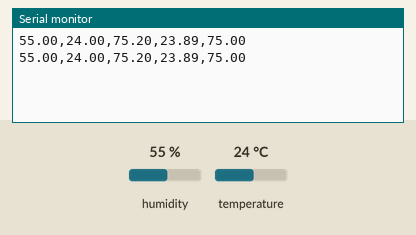
Bench run of a sketch on a simulated Arduino Uno, built with avr-gcc and run on an emulated ATmega328P. Shown: the last lines printed to the serial monitor. The test bench sets the inputs (shaded band); at power-on: humidity 55 %, temperature 24 °C.

Above: at 4.8 s.
4.9 s: humidity set to 22 %
At 7.3 s:
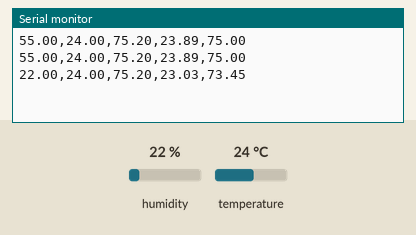
7.9 s: temperature set to 12 °C
At 8.6 s:
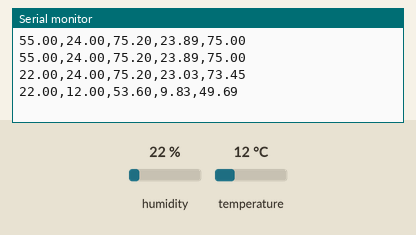
10.9 s: humidity set to 40 %
At 13.5 s:
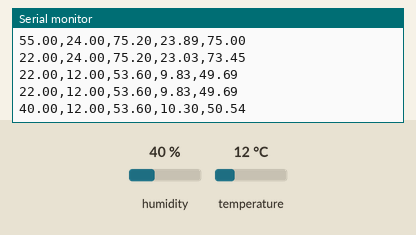
Timing chart, 0 to 15.0 s (numbered marks = the images above; inputs shaded):
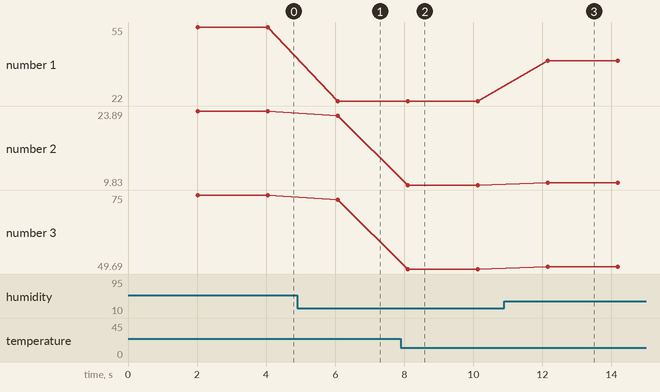

The sketch:

Humidity_sensor_test.ino
```cpp
// (licence header left out)
// REQUIRES the following Arduino libraries:
// - DHT Sensor Library: https://github.com/adafruit/DHT-sensor-library
// - Adafruit Unified Sensor Lib: https://github.com/adafruit/Adafruit_Sensor

#include "DHT.h"

#define DHTPIN 2     // Digital pin connected to the DHT sensor

#define DHTTYPE DHT11   // DHT 11

DHT dht(DHTPIN, DHTTYPE);

void setup() {
  Serial.begin(9600);
  //Serial.println(F("DHTxx test!"));

  dht.begin();
}

void loop() {
  // Wait a few seconds between measurements.
  delay(2000);

  // Reading temperature or humidity takes about 250 milliseconds!
  // Sensor readings may also be up to 2 seconds 'old' (its a very slow sensor)
  float h = dht.readHumidity();
  // Read temperature as Celsius (the default)
  float t = dht.readTemperature();
  // Read temperature as Fahrenheit (isFahrenheit = true)
  float f = dht.readTemperature(true);

  // Check if any reads failed and exit early (to try again).
  if (isnan(h) || isnan(t) || isnan(f)) {
    Serial.println(F("Failed to read from DHT sensor!"));
    return;
  }

  // Compute heat index in Fahrenheit (the default)
  float hif = dht.computeHeatIndex(f, h);
  // Compute heat index in Celsius (isFahreheit = false)
  float hic = dht.computeHeatIndex(t, h, false);

  //Serial.print(F(" Humidity: "));
  Serial.print(h);
  Serial.print(F(","));

  //Serial.print(F("%  Temperature: "));
  Serial.print(t);
  Serial.print(F(","));


  //Serial.print(F("C "));
  Serial.print(f);
  Serial.print(F(","));

  //Serial.print(F("F  Heat index: "));
  Serial.print(hic);
  Serial.print(F(","));

  //Serial.print(F("C "));
  Serial.println(hif);


  //Serial.println(F("F"));
}
```

Measured:
- after the input at 4.9 s, the serial monitor: prints a new line after 1.2 s (image 1)
- after the input at 7.9 s, the serial monitor: prints a new line after 0.20 s (image 2)
- after the input at 10.9 s, the serial monitor: prints a new line after 1.3 s (image 3)
- plotted number 1: 55 → 22 after the input at 4.9 s, 22 → 40 after the input at 10.9 s
- plotted number 2: 23.89 → 23.03 after the input at 4.9 s, 23.03 → 9.83 after the input at 7.9 s, 9.83 → 10.3 after the input at 10.9 s
- plotted number 3: 75 → 73.45 after the input at 4.9 s, 73.45 → 49.69 after the input at 7.9 s, 49.69 → 50.54 after the input at 10.9 s
